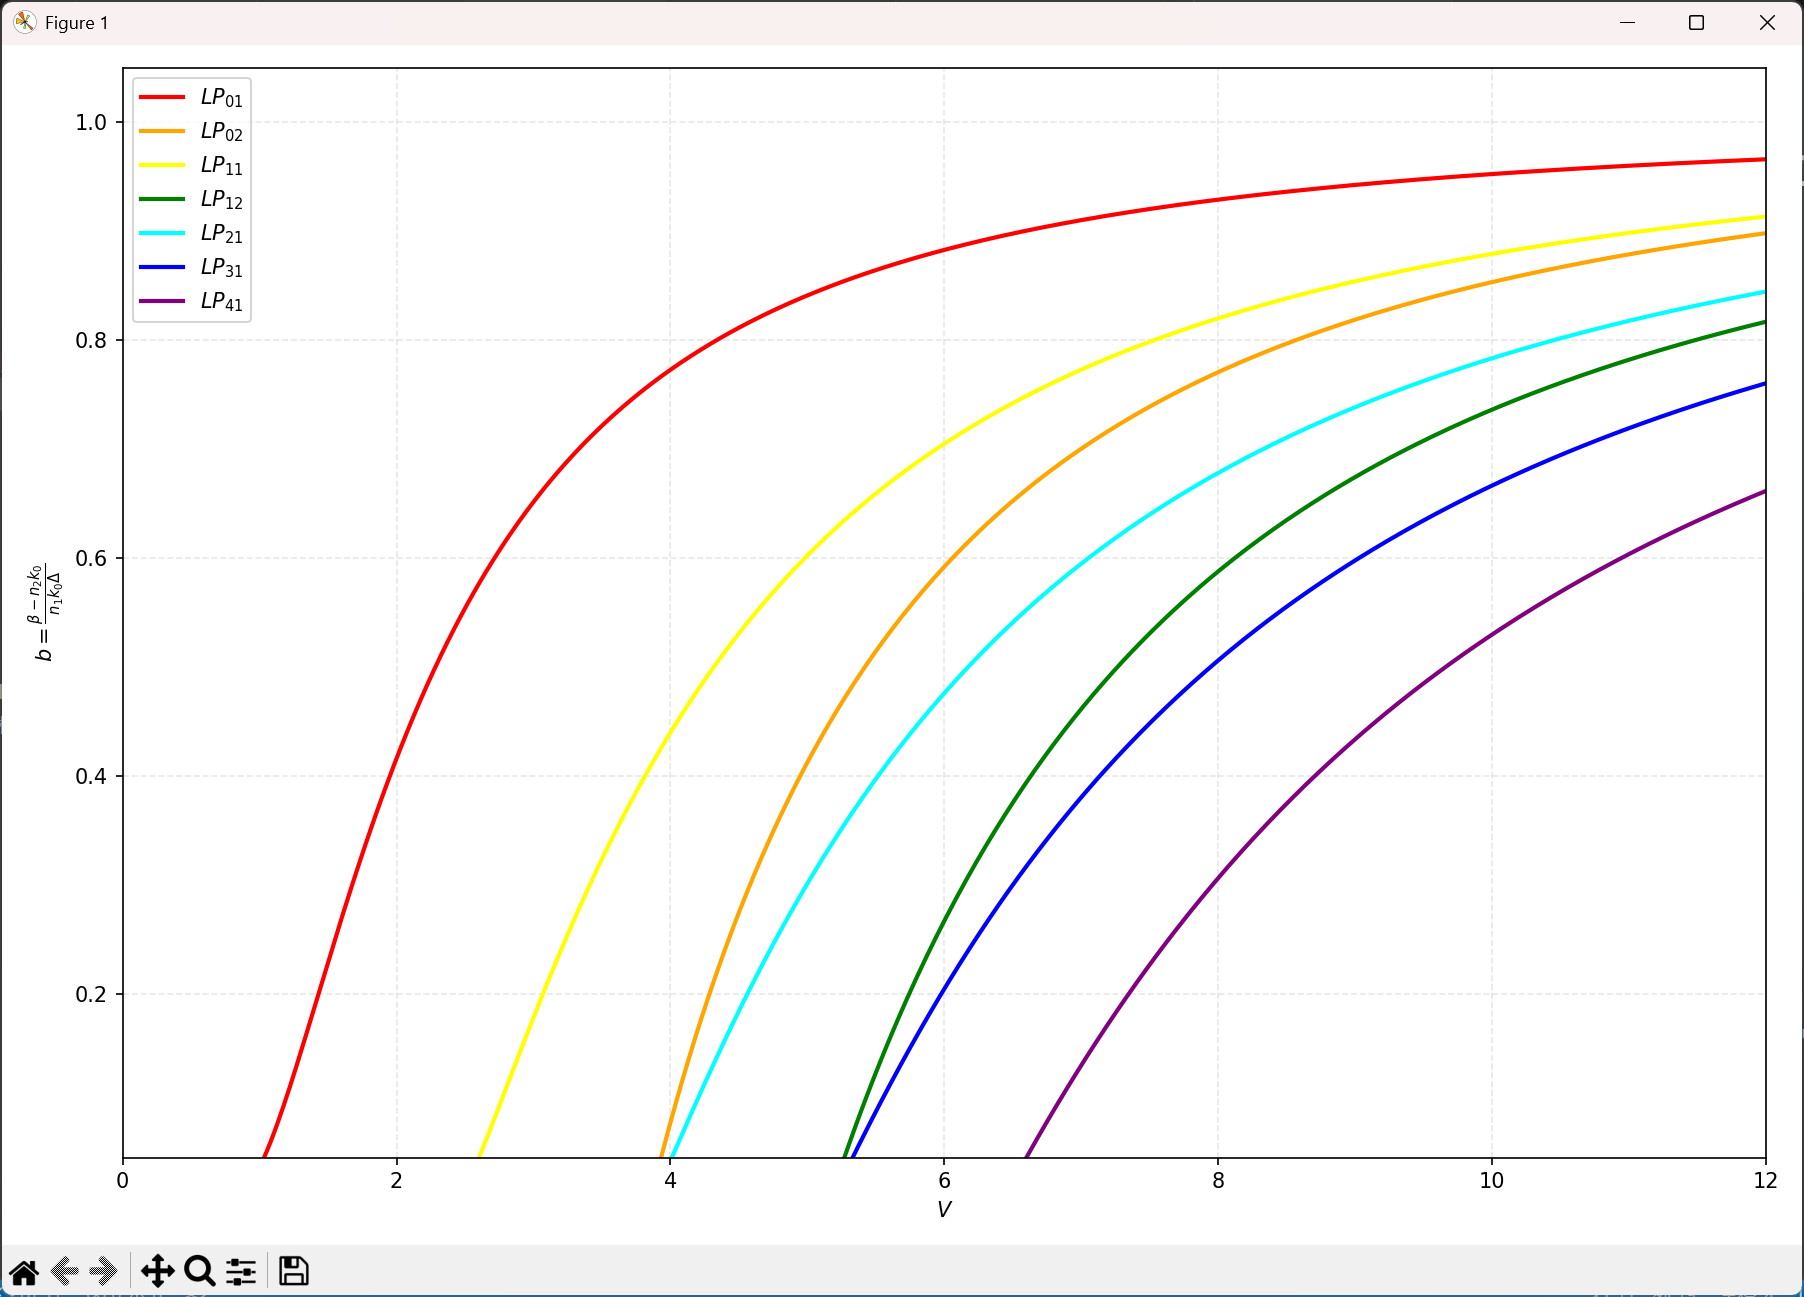

This chart was generated by the following Python code:
import numpy as np
import matplotlib.pyplot as plt
from scipy.special import jv, kv
from scipy.optimize import brentq
import matplotlib.ticker as mticker
from matplotlib.pyplot import *

def func(l, b, V):
    U_val = V * np.sqrt(1 - b)
    W_val = V * np.sqrt(b)
    # 处理贝塞尔函数数值稳定性
    if U_val < 1e-12:  # 避免 U=0
        return np.inf
    
    # 主方程
    L = U_val * jv(l-1, U_val) / jv(l, U_val)
    R = -W_val * kv(l-1, W_val) / kv(l, W_val)
    return L - R

# 寻根
def get(l, V, num_points=300, tol=1e-6):
    bs = np.linspace(tol, 1 - tol, num_points)
    roots = []
    f_vals = [func(l, b, V) for b in bs]
    
    for i in range(len(bs)-1):
        if np.isnan(f_vals[i]) or np.isnan(f_vals[i+1]):
            continue
        if f_vals[i] * f_vals[i+1] < 0:
            try:
                root = brentq(lambda b: func(l, b, V),
                              bs[i], bs[i+1], xtol=1e-8)
                roots.append(root)
            except:
                continue
    
    # 降序排列，否则乱码
    roots = np.sort(roots)[::-1]
    return roots

# 定义 LP 模式 (l, p)
modes = {r'$LP_{01}$': (0, 1),r'$LP_{02}$': (0, 2),r'$LP_{11}$': (1, 1),r'$LP_{12}$': (1, 2),r'$LP_{21}$': (2, 1),r'$LP_{31}$': (3, 1),r'$LP_{41}$': (4, 1),}

# V 范围
V_vals = np.linspace(0.1, 12, 500)
b_curves = {mode: [] for mode in modes}

# 计算曲线
for mode, (l, p) in modes.items():
    if(p == 2):  l += 1
    print(f"计算模式 {mode}...")
    b_vals = []
    for V in V_vals:
        roots = get(l, V)
        if len(roots) >= p:
            b_vals.append(roots[p-1])
        else:
            b_vals.append(np.nan)
    b_curves[mode] = np.array(b_vals)

# 画图
figure(figsize=(12, 8), dpi=100)
colors = {r'$LP_{01}$':'red',r'$LP_{02}$':'orange',r'$LP_{11}$':'yellow',r'$LP_{12}$':'green',r'$LP_{21}$':'cyan',r'$LP_{31}$':'blue',r'$LP_{41}$':'purple'}

for mode in modes:
    plot(V_vals, b_curves[mode], 
             label=mode, color=colors[mode], linewidth=2)

xlabel(r'$V$', fontsize=10)
ylabel(r'$b = \frac{\beta - n_2 k_0}{n_1 k_0 \Delta}$', fontsize=10)
legend(fontsize=10, loc='upper left')
grid(True, linestyle='--', alpha=0.3)
xlim(0, 12)
ylim(0.05, 1.05) # 防止y零点出现
tight_layout()
show()
